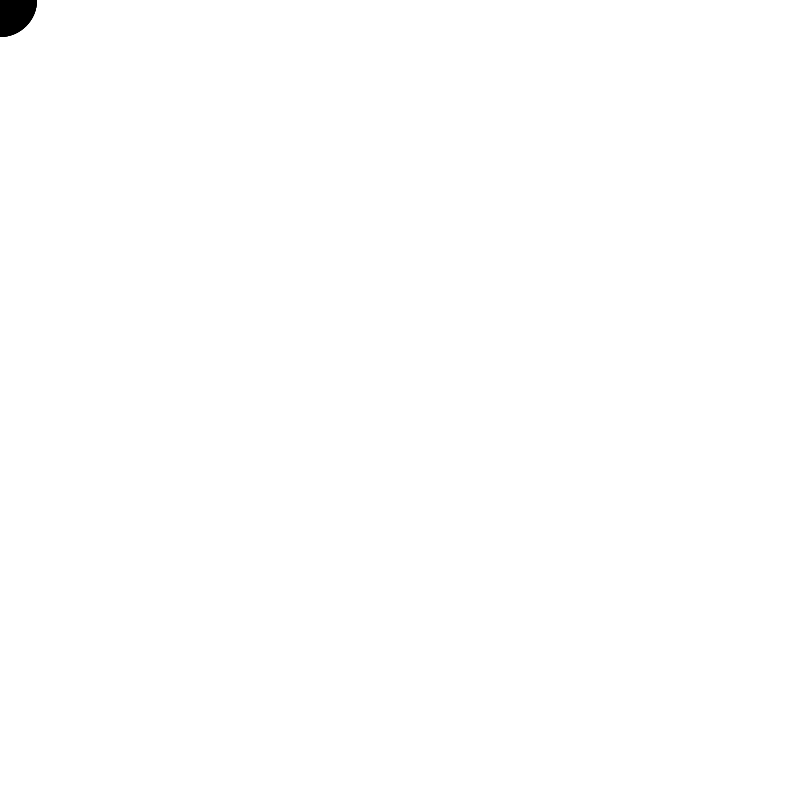
Frame 1 (no input)
Frame 60 (the mouse pressed at the canvas centre just before this capture): identical to frame 1, image omitted
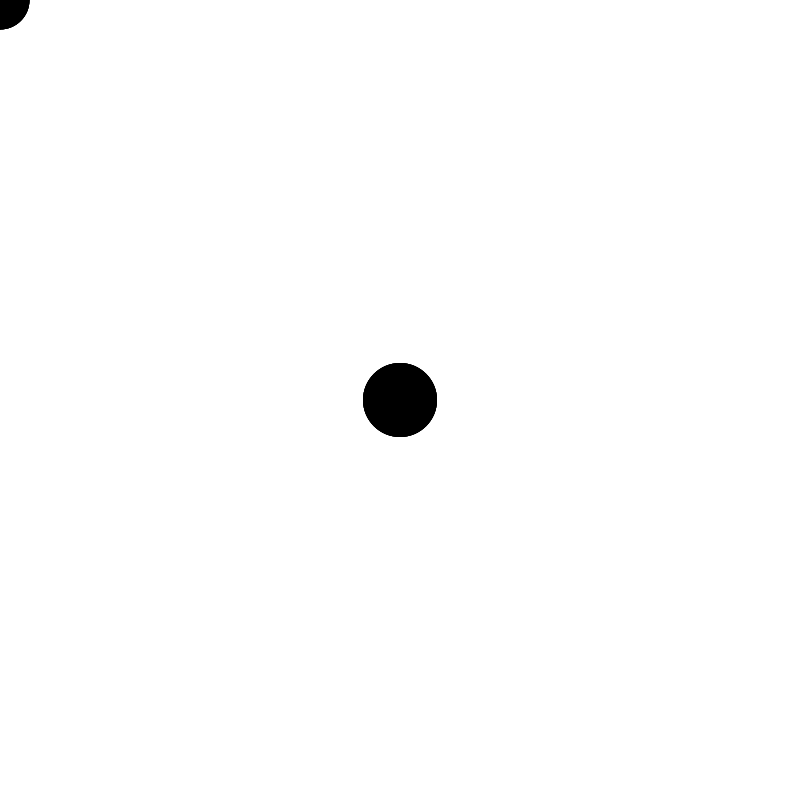
Frame 120 (the mouse held since frame 60 and released just before this capture)

The Processing sketch that drew these frames (run headless with seeded random() and noise(); from frame 60 on, the mouse is pressed at the canvas centre):

// Processing sketch: sketch_01_snakeTrail
// ── sketch_01_snakeTrail.pde
//declaring xpos and ypos
int[] xpos = new int[300];
int[] ypos = new int[300];

void setup()
{
  frameRate(60);
  size(800, 800);

//Intialising xpos and ypos with intial value at 0
for (int i=0; i<xpos.length; i++)
 {
 xpos[i] = 0;
 ypos[i] = 0;
 }
}

void draw()
{
  
background(255);
// shifting array values
for(int i=0; i<xpos.length-1; i+=1)
{
  xpos[i] = xpos[i+1];
  ypos[i] = ypos[i+1];
}

// assigning xpos and ypos' last value to mouseX and mouseY  
 xpos[xpos.length-1] = mouseX;
 ypos[ypos.length-1] = mouseY;
 
for(int i=0; i< xpos.length; i+=1)
{
 noStroke();
 fill(constrain(255 -i*5, 0, 255));
 ellipse(xpos[i], ypos[i], i/4, i/4);
 println(xpos[i], ypos[i]);
}
}
